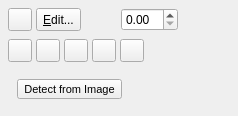
<?xml version="1.0" encoding="UTF-8"?>
<ui version="4.0">
 <class>PropertiesPalette_ShapeBase</class>
 <widget class="QWidget" name="PropertiesPalette_ShapeBase">
  <property name="geometry">
   <rect>
    <x>0</x>
    <y>0</y>
    <width>238</width>
    <height>107</height>
   </rect>
  </property>
  <layout class="QVBoxLayout" name="verticalLayout">
   <property name="spacing">
    <number>8</number>
   </property>
   <property name="leftMargin">
    <number>8</number>
   </property>
   <property name="topMargin">
    <number>8</number>
   </property>
   <property name="rightMargin">
    <number>8</number>
   </property>
   <property name="bottomMargin">
    <number>8</number>
   </property>
   <item>
    <layout class="QHBoxLayout" name="horizontalLayout_6">
     <property name="spacing">
      <number>4</number>
     </property>
     <item>
      <widget class="Autoforms" name="customShape">
       <property name="toolTip">
        <string>Choose the shape of frame...</string>
       </property>
      </widget>
     </item>
     <item>
      <widget class="QToolButton" name="editShape">
       <property name="maximumSize">
        <size>
         <width>16777215</width>
         <height>23</height>
        </size>
       </property>
       <property name="text">
        <string>&amp;Edit...</string>
       </property>
      </widget>
     </item>
     <item>
      <spacer name="horizontalSpacer">
       <property name="orientation">
        <enum>Qt::Horizontal</enum>
       </property>
       <property name="sizeType">
        <enum>QSizePolicy::Fixed</enum>
       </property>
       <property name="sizeHint" stdset="0">
        <size>
         <width>16</width>
         <height>0</height>
        </size>
       </property>
      </spacer>
     </item>
     <item>
      <widget class="QLabel" name="roundRectIcon">
       <property name="minimumSize">
        <size>
         <width>16</width>
         <height>16</height>
        </size>
       </property>
       <property name="toolTip">
        <string notr="true"/>
       </property>
       <property name="text">
        <string/>
       </property>
      </widget>
     </item>
     <item>
      <widget class="ScrSpinBox" name="roundRect">
       <property name="toolTip">
        <string>Set radius of corner rounding</string>
       </property>
      </widget>
     </item>
     <item>
      <spacer name="horizontalSpacer_2">
       <property name="orientation">
        <enum>Qt::Horizontal</enum>
       </property>
       <property name="sizeHint" stdset="0">
        <size>
         <width>0</width>
         <height>0</height>
        </size>
       </property>
      </spacer>
     </item>
    </layout>
   </item>
   <item>
    <layout class="QHBoxLayout" name="horizontalLayout_5">
     <property name="spacing">
      <number>16</number>
     </property>
     <item>
      <widget class="FormWidget" name="labelTextFlow">
       <property name="label" stdset="0">
        <string>Text Flow</string>
       </property>
       <property name="font">
        <font>
         <pointsize>8</pointsize>
        </font>
       </property>
       <layout class="QHBoxLayout" name="horizontalLayout">
        <property name="spacing">
         <number>4</number>
        </property>
        <property name="leftMargin">
         <number>0</number>
        </property>
        <property name="topMargin">
         <number>0</number>
        </property>
        <property name="rightMargin">
         <number>0</number>
        </property>
        <property name="bottomMargin">
         <number>0</number>
        </property>
        <item>
         <widget class="QToolButton" name="textFlowDisabled">
          <property name="toolTip">
           <string>Text flow around frame disabled</string>
          </property>
          <property name="checkable">
           <bool>true</bool>
          </property>
          <property name="autoExclusive">
           <bool>true</bool>
          </property>
          <property name="toolButtonStyle">
           <enum>Qt::ToolButtonIconOnly</enum>
          </property>
          <attribute name="buttonGroup">
           <string notr="true">textFlowBtnGroup</string>
          </attribute>
         </widget>
        </item>
        <item>
         <widget class="QToolButton" name="textFlowUsesFrameShape">
          <property name="toolTip">
           <string>Text flow around frame shape</string>
          </property>
          <property name="checkable">
           <bool>true</bool>
          </property>
          <property name="autoExclusive">
           <bool>true</bool>
          </property>
          <property name="toolButtonStyle">
           <enum>Qt::ToolButtonIconOnly</enum>
          </property>
          <attribute name="buttonGroup">
           <string notr="true">textFlowBtnGroup</string>
          </attribute>
         </widget>
        </item>
        <item>
         <widget class="QToolButton" name="textFlowUsesBoundingBox">
          <property name="toolTip">
           <string>Text flow around bounding box</string>
          </property>
          <property name="checkable">
           <bool>true</bool>
          </property>
          <property name="autoExclusive">
           <bool>true</bool>
          </property>
          <property name="toolButtonStyle">
           <enum>Qt::ToolButtonIconOnly</enum>
          </property>
          <attribute name="buttonGroup">
           <string notr="true">textFlowBtnGroup</string>
          </attribute>
         </widget>
        </item>
        <item>
         <widget class="QToolButton" name="textFlowUsesContourLine">
          <property name="toolTip">
           <string>Text flow around contour line</string>
          </property>
          <property name="checkable">
           <bool>true</bool>
          </property>
          <property name="autoExclusive">
           <bool>true</bool>
          </property>
          <property name="toolButtonStyle">
           <enum>Qt::ToolButtonIconOnly</enum>
          </property>
          <attribute name="buttonGroup">
           <string notr="true">textFlowBtnGroup</string>
          </attribute>
         </widget>
        </item>
        <item>
         <widget class="QToolButton" name="textFlowUsesImageClipping">
          <property name="toolTip">
           <string>Text flow around image clip path</string>
          </property>
          <property name="checkable">
           <bool>true</bool>
          </property>
          <property name="autoExclusive">
           <bool>true</bool>
          </property>
          <property name="toolButtonStyle">
           <enum>Qt::ToolButtonIconOnly</enum>
          </property>
          <attribute name="buttonGroup">
           <string notr="true">textFlowBtnGroup</string>
          </attribute>
         </widget>
        </item>
       </layout>
      </widget>
     </item>
     <item>
      <spacer name="horizontalSpacer_4">
       <property name="orientation">
        <enum>Qt::Horizontal</enum>
       </property>
       <property name="sizeHint" stdset="0">
        <size>
         <width>40</width>
         <height>20</height>
        </size>
       </property>
      </spacer>
     </item>
    </layout>
   </item>
   <item>
    <layout class="QHBoxLayout" name="horizontalLayout_contour">
     <property name="spacing">
      <number>16</number>
     </property>
     <item>
      <widget class="FormWidget" name="labelContour">
       <property name="label" stdset="0">
        <string>Contour</string>
       </property>
       <property name="font">
        <font>
         <pointsize>8</pointsize>
        </font>
       </property>
       <layout class="QHBoxLayout" name="horizontalLayout_contourInner">
        <item>
         <widget class="QToolButton" name="detectContour">
          <property name="toolTip">
           <string>Trace the visible part of the image into the contour line</string>
          </property>
          <property name="text">
           <string>Detect from Image</string>
          </property>
          <property name="toolButtonStyle">
           <enum>Qt::ToolButtonTextOnly</enum>
          </property>
         </widget>
        </item>
       </layout>
      </widget>
     </item>
     <item>
      <spacer name="horizontalSpacer_contour">
       <property name="orientation">
        <enum>Qt::Horizontal</enum>
       </property>
       <property name="sizeHint" stdset="0">
        <size>
         <width>40</width>
         <height>20</height>
        </size>
       </property>
      </spacer>
     </item>
    </layout>
   </item>
   <item>
    <spacer name="verticalSpacer">
     <property name="orientation">
      <enum>Qt::Vertical</enum>
     </property>
     <property name="sizeHint" stdset="0">
      <size>
       <width>20</width>
       <height>0</height>
      </size>
     </property>
    </spacer>
   </item>
  </layout>
 </widget>
 <customwidgets>
  <customwidget>
   <class>FormWidget</class>
   <extends>QWidget</extends>
   <header>ui/widgets/form_widget.h</header>
   <container>1</container>
  </customwidget>
  <customwidget>
   <class>ScrSpinBox</class>
   <extends>QDoubleSpinBox</extends>
   <header>ui/scrspinbox.h</header>
  </customwidget>
  <customwidget>
   <class>Autoforms</class>
   <extends>QToolButton</extends>
   <header>ui/autoform.h</header>
  </customwidget>
 </customwidgets>
 <resources/>
 <connections/>
 <buttongroups>
  <buttongroup name="textFlowBtnGroup"/>
 </buttongroups>
</ui>
